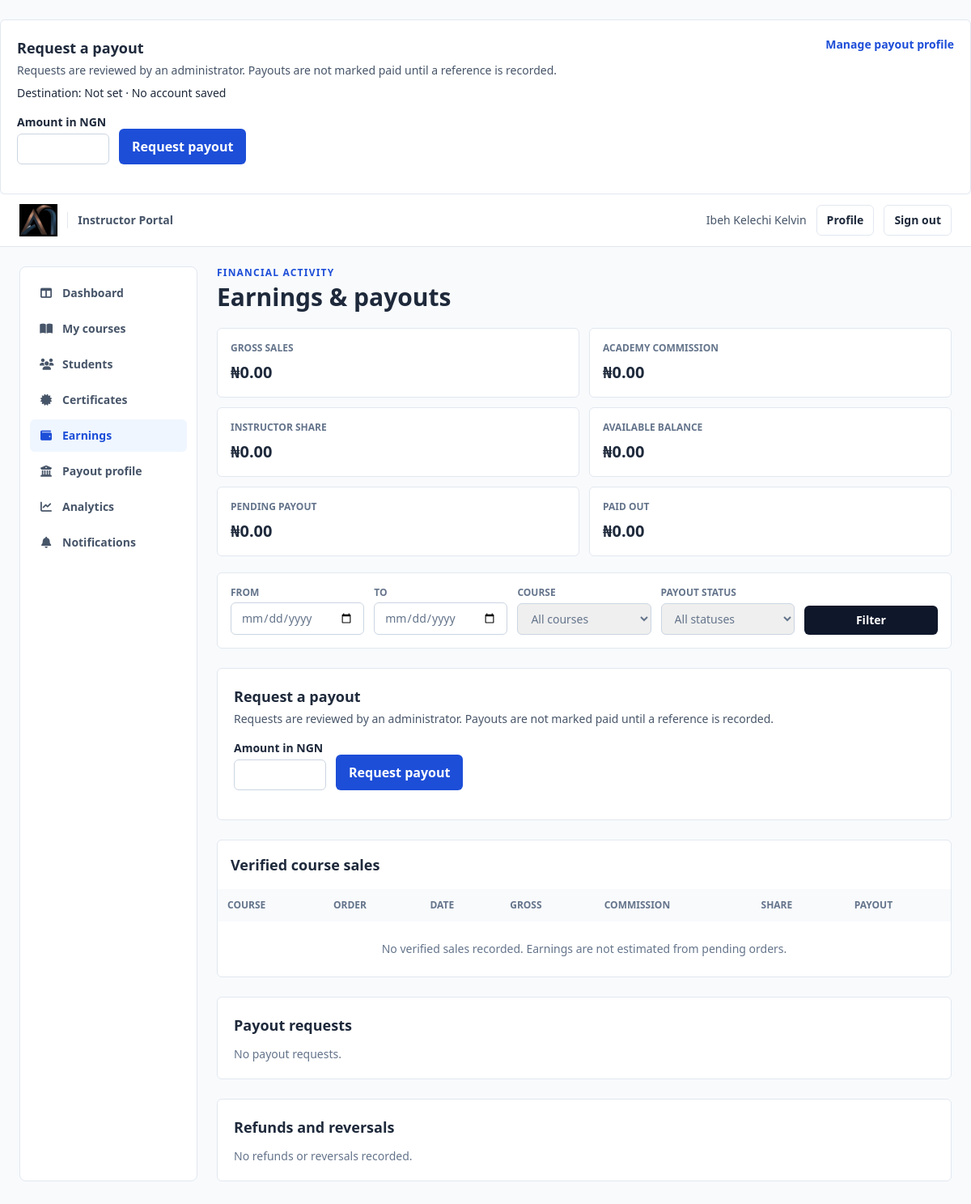
Screenshot of /academy/instructor/earnings (signed in) with the database file from the repository.
### app/models.py (models this page shows, shortened)
class TimestampMixin:
    created_at = db.Column(db.DateTime, default=lambda: datetime.now(timezone.utc), nullable=False)
    updated_at = db.Column(
        db.DateTime,
        default=lambda: datetime.now(timezone.utc),
        onupdate=lambda: datetime.now(timezone.utc),
        nullable=False,
    )

class Instructor(UserMixin, TimestampMixin, db.Model):
    __tablename__ = "instructors"
    id = db.Column(db.Integer, primary_key=True)
    full_name = db.Column(db.String(160), nullable=False)
    email = db.Column(db.String(160), unique=True, nullable=False, index=True)
    password_hash = db.Column(db.String(255), nullable=False)
    phone = db.Column(db.String(60))
    professional_title = db.Column(db.String(160))
    biography = db.Column(db.Text)
    teaching_experience = db.Column(db.Text)
    qualifications = db.Column(db.Text)
    subject_areas = db.Column(db.Text)
    profile_photo = db.Column(db.String(255))
    payout_bank_name = db.Column(db.String(120))
    payout_account_name = db.Column(db.String(160))
    payout_account_number_encrypted = db.Column(db.Text)
    payout_bank_code = db.Column(db.String(30))
    status = db.Column(db.String(20), default="pending", nullable=False, index=True)
    decision_reason = db.Column(db.Text)
    terms_accepted_at = db.Column(db.DateTime)
    last_login_at = db.Column(db.DateTime)
    reviewed_by_admin_id = db.Column(db.Integer, db.ForeignKey("admin_users.id"))
    reviewed_by = db.relationship("AdminUser")
    courses = db.relationship("Course", back_populates="instructor")
    notifications = db.relationship("InstructorNotification", back_populates="instructor", cascade="all, delete-orphan")
    earnings = db.relationship("InstructorEarning", back_populates="instructor", cascade="all, delete-orphan")
    payout_requests = db.relationship("InstructorPayoutRequest", back_populates="instructor", cascade="all, delete-orphan")
    @property
    def is_active(self):
        return self.status not in {"rejected", "suspended"}

### app/routes.py (the view, shortened to what this page needs)
@instructor_bp.route("/earnings", methods=["GET", "POST"])
@login_required
def earnings():
    entries_query = InstructorEarning.query.filter_by(instructor_id=current_user.id)
    start_date = request.args.get("start", "").strip()
    end_date = request.args.get("end", "").strip()
    course_filter = request.args.get("course", type=int)
    payout_filter = request.args.get("status", "").strip()
    if start_date:
        try:
            entries_query = entries_query.filter(InstructorEarning.created_at >= datetime.fromisoformat(start_date))
        except ValueError:
            start_date = ""
    if end_date:
        try:
            entries_query = entries_query.filter(InstructorEarning.created_at < datetime.fromisoformat(end_date) + timedelta(days=1))
        except ValueError:
            end_date = ""
    if payout_filter in {"available", "requested", "paid", "reversed"}:
        entries_query = entries_query.filter_by(payout_status=payout_filter)
    if course_filter:
        entries_query = entries_query.join(AcademyOrder, InstructorEarning.order_id == AcademyOrder.id).filter(AcademyOrder.item_type == "course", AcademyOrder.item_id == course_filter)
    entries = entries_query.order_by(InstructorEarning.created_at.desc()).all()
    reversals = InstructorReversal.query.filter_by(instructor_id=current_user.id).order_by(InstructorReversal.created_at.desc()).all()
    requests_list = InstructorPayoutRequest.query.filter_by(instructor_id=current_user.id).order_by(InstructorPayoutRequest.created_at.desc()).all()
    course_ids = [course.id for course in Course.query.filter_by(instructor_id=current_user.id).all()]
    paid_orders = AcademyOrder.query.filter(
        AcademyOrder.item_type == "course",
        AcademyOrder.item_id.in_(course_ids),
        AcademyOrder.status == "paid",
    ).all() if course_ids else []
    totals = {
        "gross": sum(int((Decimal(str(order.amount)) * 100).quantize(Decimal("1"))) for order in paid_orders),
        "commission": sum(item.commission_kobo for item in entries) - sum(item.commission_reversed_kobo for item in reversals),
        "net": sum(item.instructor_share_kobo for item in entries) - sum(item.instructor_share_reversed_kobo for item in reversals),
        "available": sum(item.instructor_share_kobo for item in entries if item.payout_status == "available"),
        "pending": sum(item.amount_kobo for item in requests_list if item.status == "pending"),
        "paid": sum(item.amount_kobo for item in requests_list if item.status == "paid"),
    }
    course_map = {course.id: course for course in Course.query.filter(Course.id.in_(course_ids)).all()} if course_ids else {}
    return render_template(
        "instructor/earnings.html",
        entries=entries,
        payout_requests=requests_list,
        totals=totals,
        course_map=course_map,
        reversals=reversals,
        start_date=start_date,
        end_date=end_date,
        course_filter=course_filter,
        payout_filter=payout_filter,
        instructor_courses=Course.query.filter_by(instructor_id=current_user.id).order_by(Course.title.asc()).all(),
        payout_account_mask=mask_payout_account(current_user.payout_account_number_encrypted),
    )

### app/__init__.py (called while the page is built)
def load_user(user_id):
    from .models import AdminUser, Instructor, Student
    if not user_id:
        return None
    prefix, _, suffix = str(user_id).partition(":")
    if prefix == "student" and suffix.isdigit():
        return db.session.get(Student, int(suffix))
    if prefix == "admin" and suffix.isdigit():
        return db.session.get(AdminUser, int(suffix))
    if prefix == "instructor" and suffix.isdigit():
        return db.session.get(Instructor, int(suffix))
    if user_id.isdigit():
        return db.session.get(AdminUser, int(user_id))
    return None

def student_load_user(user_id):
    return load_user(user_id)

### app/models.py (called while the page is built)
    @staticmethod
    def get_settings():
        settings = CompanySettings.query.order_by(CompanySettings.id.desc()).first()
        if settings:
            return settings
        default = CompanySettings()
        db.session.add(default)
        db.session.commit()
        return default

### app/routes.py (called while the page is built)
def mask_payout_account(encrypted_value):
    if not encrypted_value:
        return None
    value = payout_account_cipher().decrypt(encrypted_value.encode("ascii")).decode("utf-8")
    return f"******{value[-4:]}"

@instructor_bp.before_request
def require_instructor():
    public_endpoints = {"instructor.register", "instructor.login"}
    if request.endpoint in public_endpoints:
        if current_user.is_authenticated and not isinstance(current_user, Instructor):
            abort(403)
        return None
    if not current_user.is_authenticated:
        return redirect(url_for("instructor.login", next=request.url))
    if request.endpoint == "instructor.lesson_material" and isinstance(current_user, Student):
        return None
    if not isinstance(current_user, Instructor):
        abort(403)
    if current_user.status != "approved" and request.endpoint not in {"instructor.dashboard", "instructor.logout", "instructor.profile"}:
        abort(403)

### app/templates/instructor/earnings.html (shortened to what this page needs)
<section class="mt-6 rounded-md border border-slate-200 bg-white p-5"><div class="flex flex-wrap items-start justify-between gap-3"><div><h2 class="text-lg font-bold">Request a payout</h2><p class="mt-1 text-sm text-slate-600">Requests are reviewed by an administrator. Payouts are not marked paid until a reference is recorded.</p><p class="mt-2 text-sm">Destination: {{ current_user.payout_bank_name or 'Not set' }} · {{ payout_account_mask or 'No account saved' }}</p></div><a href="{{ url_for('instructor.payout_profile') }}" class="text-sm font-semibold text-blue-700">Manage payout profile</a></div><form method="post" class="mt-4 flex flex-wrap items-end gap-3"><input type="hidden" name="csrf_token" value="{{ csrf_token() }}"><label class="grid gap-1 text-sm font-semibold">Amount in NGN<input type="number" min="0.01" step="0.01" max="{{ '%.2f'|format(totals.available / 100) }}" name="amount" required class="rounded-md border border-slate-300 px-3 py-2 font-normal"></label><button class="rounded-md bg-blue-700 px-4 py-2.5 font-semibold text-white">Request payout</button></form></section>
{% extends 'instructor/base.html' %}
{% block content %}
<p class="text-xs font-bold uppercase tracking-widest text-blue-700">Financial activity</p><h1 class="mt-1 text-3xl font-bold">Earnings & payouts</h1>
<div class="mt-5 grid gap-3 sm:grid-cols-2 xl:grid-cols-3">{% for label,value in [('Gross sales',totals.gross),('Academy commission',totals.commission),('Instructor share',totals.net),('Available balance',totals.available),('Pending payout',totals.pending),('Paid out',totals.paid)] %}<div class="rounded-md border border-slate-200 bg-white p-4"><p class="text-xs font-bold uppercase text-slate-500">{{ label }}</p><p class="mt-2 text-xl font-bold">₦{{ '%.2f'|format(value / 100) }}</p></div>{% endfor %}</div>
<form method="get" class="mt-5 grid gap-3 rounded-md border border-slate-200 bg-white p-4 sm:grid-cols-5"><label class="grid gap-1 text-xs font-bold uppercase text-slate-500">From<input type="date" name="start" value="{{ start_date }}" class="rounded-md border border-slate-300 px-3 py-2 text-sm font-normal"></label><label class="grid gap-1 text-xs font-bold uppercase text-slate-500">To<input type="date" name="end" value="{{ end_date }}" class="rounded-md border border-slate-300 px-3 py-2 text-sm font-normal"></label><label class="grid gap-1 text-xs font-bold uppercase text-slate-500">Course<select name="course" class="rounded-md border border-slate-300 px-3 py-2 text-sm font-normal"><option value="">All courses</option>{% for course in instructor_courses %}<option value="{{ course.id }}" {% if course_filter == course.id %}selected{% endif %}>{{ course.title }}</option>{% endfor %}</select></label><label class="grid gap-1 text-xs font-bold uppercase text-slate-500">Payout status<select name="status" class="rounded-md border border-slate-300 px-3 py-2 text-sm font-normal"><option value="">All statuses</option>{% for state in ['available','requested','paid','reversed'] %}<option value="{{ state }}" {% if payout_filter == state %}selected{% endif %}>{{ state|title }}</option>{% endfor %}</select></label><button class="self-end rounded-md bg-slate-900 px-4 py-2 text-sm font-semibold text-white">Filter</button></form>
<section class="mt-6 rounded-md border border-slate-200 bg-white p-5"><h2 class="text-lg font-bold">Request a payout</h2><p class="mt-1 text-sm text-slate-600">Requests are reviewed by an administrator. Payouts are not marked paid until a reference is recorded.</p><form method="post" class="mt-4 flex flex-wrap items-end gap-3"><input type="hidden" name="csrf_token" value="{{ csrf_token() }}"><label class="grid gap-1 text-sm font-semibold">Amount in NGN<input type="number" min="0.01" step="0.01" max="{{ '%.2f'|format(totals.available / 100) }}" name="amount" required class="rounded-md border border-slate-300 px-3 py-2 font-normal"></label><button class="rounded-md bg-blue-700 px-4 py-2.5 font-semibold text-white">Request payout</button></form></section>
<section class="mt-6 overflow-x-auto rounded-md border border-slate-200 bg-white"><h2 class="p-4 text-lg font-bold">Verified course sales</h2><table class="w-full min-w-[650px] text-left text-sm"><thead class="bg-slate-50 text-xs uppercase text-slate-500"><tr><th class="p-3">Course</th><th class="p-3">Order</th><th class="p-3">Date</th><th class="p-3">Gross</th><th class="p-3">Commission</th><th class="p-3">Share</th><th class="p-3">Payout</th></tr></thead><tbody class="divide-y divide-slate-100">{% for item in entries %}<tr><td class="p-3">{{ course_map.get(item.order.item_id).title if course_map.get(item.order.item_id) else 'Course unavailable' }}</td><td class="p-3">{{ item.order.reference }}</td><td class="p-3">{{ item.created_at.strftime('%d %b %Y') }}</td><td class="p-3">₦{{ '%.2f'|format(item.gross_kobo / 100) }}</td><td class="p-3">₦{{ '%.2f'|format(item.commission_kobo / 100) }}</td><td class="p-3">₦{{ '%.2f'|format(item.instructor_share_kobo / 100) }}</td><td class="p-3">{{ item.payout_status|title }}</td></tr>{% else %}<tr><td colspan="7" class="p-6 text-center text-slate-500">No verified sales recorded. Earnings are not estimated from pending orders.</td></tr>{% endfor %}</tbody></table></section>
<section class="mt-6 rounded-md border border-slate-200 bg-white p-5"><h2 class="text-lg font-bold">Payout requests</h2>{% for payout in payout_requests %}<p class="mt-3 border-t border-slate-100 pt-3 text-sm">₦{{ '%.2f'|format(payout.amount_kobo / 100) }} · {{ payout.status|title }} · {{ payout.created_at.strftime('%d %b %Y') }}{% if payout.payment_reference %} · Ref {{ payout.payment_reference }}{% endif %}</p>{% else %}<p class="mt-3 text-sm text-slate-500">No payout requests.</p>{% endfor %}</section>
<section class="mt-6 rounded-md border border-slate-200 bg-white p-5"><h2 class="text-lg font-bold">Refunds and reversals</h2>{% for reversal in reversals %}<p class="mt-3 border-t border-slate-100 pt-3 text-sm">{{ reversal.order.reference }} · ₦{{ '%.2f'|format(reversal.instructor_share_reversed_kobo / 100) }} instructor share reversed · {{ reversal.created_at.strftime('%d %b %Y') }} · {{ reversal.reason }}</p>{% else %}<p class="mt-3 text-sm text-slate-500">No refunds or reversals recorded.</p>{% endfor %}</section>
{% endblock %}

### app/templates/instructor/base.html (shortened to what this page needs)
<!DOCTYPE html>
<html lang="en">
<head>
  <script src="https://cdn.tailwindcss.com"></script>
  <link rel="stylesheet" href="https://cdnjs.cloudflare.com/ajax/libs/font-awesome/6.4.0/css/all.min.css">
</head>
<body class="min-h-screen bg-slate-50 text-slate-800 antialiased">
  <header class="border-b border-slate-200 bg-white">
    <div class="mx-auto flex max-w-screen-2xl items-center justify-between px-4 py-3 sm:px-6">
      <a href="{{ url_for('public.academy_home') }}" class="flex items-center gap-3">
        <img src="{{ url_for('static', filename='images/logo.png') }}" alt="Axiom Gateway Consult" class="h-10 w-auto">
        <span class="border-l border-slate-200 pl-3 text-sm font-semibold text-slate-600">Instructor Portal</span>
      </a>
      {% if current_user.is_authenticated and current_user.__class__.__name__ == 'Instructor' %}
      <div class="flex items-center gap-3 text-sm">
        <span class="hidden font-medium text-slate-600 sm:block">{{ current_user.full_name }}</span>
        <a href="{{ url_for('instructor.profile') }}" class="rounded-md border border-slate-200 px-3 py-2 font-semibold hover:bg-slate-50">Profile</a>
        <a href="{{ url_for('instructor.logout') }}" class="rounded-md border border-slate-200 px-3 py-2 font-semibold hover:bg-slate-50">Sign out</a>
      </div>
      {% endif %}
    </div>
  </header>
  {% if current_user.is_authenticated and current_user.__class__.__name__ == 'Instructor' and current_user.status == 'approved' %}
  <div class="mx-auto grid max-w-screen-2xl grid-cols-1 gap-6 px-4 py-6 sm:px-6 lg:grid-cols-[220px_minmax(0,1fr)]">
    <aside class="rounded-lg border border-slate-200 bg-white p-3">
      <nav class="grid grid-cols-2 gap-1 sm:grid-cols-3 lg:grid-cols-1">
        {% for endpoint, label, icon in [('instructor.dashboard','Dashboard','fa-table-columns'),('instructor.courses','My courses','fa-book-open'),('instructor.students','Students','fa-users'),('instructor.certificates','Certificates','fa-certificate'),('instructor.earnings','Earnings','fa-wallet'),('instructor.payout_profile','Payout profile','fa-building-columns'),('instructor.analytics','Analytics','fa-chart-line'),('instructor.notifications','Notifications','fa-bell')] %}
        <a href="{{ url_for(endpoint) }}" class="flex items-center gap-3 rounded-md px-3 py-2.5 text-sm font-semibold {% if request.endpoint == endpoint %}bg-blue-50 text-blue-700{% else %}text-slate-600 hover:bg-slate-50{% endif %}"><i class="fa-solid {{ icon }} w-4 text-center"></i>{{ label }}</a>
        {% endfor %}
      </nav>
    </aside>
    <main class="min-w-0">{% block content %}{% endblock %}</main>
  </div>
  {% else %}
  <main class="mx-auto max-w-3xl px-4 py-8 sm:px-6">{% block auth_content %}{% endblock %}</main>
  {% endif %}
</body>
</html>

### rows the page displays
Instructor: payout_bank_name "Not set", full_name "Ibeh Kelechi Kelvin", status "approved" (drawn)

### other values shown
{{ payout_account_mask or 'No account saved' }} "No account saved"
{{ label }} "Dashboard" "My courses" "Students" "Certificates" "Earnings" "Payout profile" "Analytics" "Notifications"
{{ label }} "GROSS SALES" "ACADEMY COMMISSION" "INSTRUCTOR SHARE" "AVAILABLE BALANCE" "PENDING PAYOUT" "PAID OUT"
{{ '%.2f'|format(value / 100) }} "0.00" "0.00" "0.00" "0.00" "0.00" "0.00"
